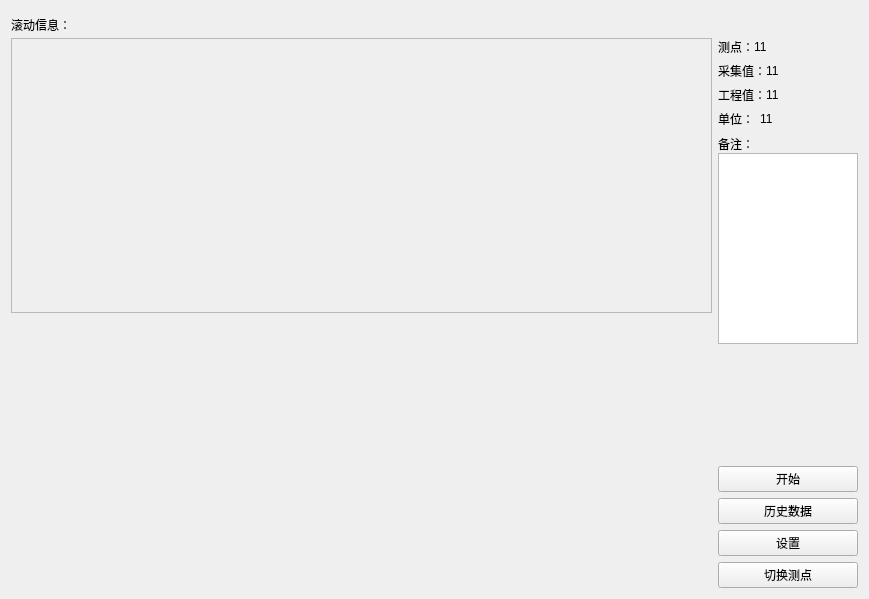
<?xml version="1.0" encoding="UTF-8"?>
<ui version="4.0">
 <class>MainWindow</class>
 <widget class="QMainWindow" name="MainWindow">
  <property name="geometry">
   <rect>
    <x>0</x>
    <y>0</y>
    <width>869</width>
    <height>599</height>
   </rect>
  </property>
  <property name="windowTitle">
   <string>MainWindow</string>
  </property>
  <property name="layoutDirection">
   <enum>Qt::LeftToRight</enum>
  </property>
  <widget class="QWidget" name="centralWidget">
   <layout class="QGridLayout" name="gridLayout">
    <item row="0" column="0">
     <layout class="QVBoxLayout" name="verticalLayout_6" stretch="1,20">
      <property name="spacing">
       <number>0</number>
      </property>
      <item>
       <layout class="QHBoxLayout" name="horizontalLayout_5" stretch="11">
        <property name="spacing">
         <number>0</number>
        </property>
        <item>
         <widget class="QLabel" name="rollingLabel">
          <property name="text">
           <string>滚动信息：</string>
          </property>
         </widget>
        </item>
       </layout>
      </item>
      <item>
       <layout class="QHBoxLayout" name="horizontalLayout_6" stretch="5,1">
        <item>
         <layout class="QVBoxLayout" name="verticalLayout" stretch="1,1">
          <property name="spacing">
           <number>0</number>
          </property>
          <item>
           <widget class="CircleData" name="circleData">
            <property name="frameShape">
             <enum>QFrame::StyledPanel</enum>
            </property>
            <property name="frameShadow">
             <enum>QFrame::Raised</enum>
            </property>
            <zorder>lineChart</zorder>
           </widget>
          </item>
          <item>
           <widget class="LineChart" name="lineChart" native="true">
            <zorder>circleData</zorder>
           </widget>
          </item>
         </layout>
        </item>
        <item>
         <layout class="QVBoxLayout" name="verticalLayout_5">
          <item>
           <layout class="QVBoxLayout" name="verticalLayout_4">
            <property name="spacing">
             <number>6</number>
            </property>
            <item>
             <layout class="QHBoxLayout" name="horizontalLayout" stretch="1,5">
              <property name="spacing">
               <number>0</number>
              </property>
              <item>
               <widget class="QLabel" name="currentTestPoint">
                <property name="text">
                 <string>测点：</string>
                </property>
               </widget>
              </item>
              <item>
               <widget class="QLabel" name="label_2">
                <property name="text">
                 <string>11</string>
                </property>
               </widget>
              </item>
             </layout>
            </item>
            <item>
             <layout class="QHBoxLayout" name="horizontalLayout_2" stretch="1,6">
              <property name="spacing">
               <number>0</number>
              </property>
              <item>
               <widget class="QLabel" name="label_4">
                <property name="text">
                 <string>采集值：</string>
                </property>
               </widget>
              </item>
              <item>
               <widget class="QLabel" name="currentCollection">
                <property name="text">
                 <string>11</string>
                </property>
               </widget>
              </item>
             </layout>
            </item>
            <item>
             <layout class="QHBoxLayout" name="horizontalLayout_3" stretch="1,6">
              <property name="spacing">
               <number>0</number>
              </property>
              <item>
               <widget class="QLabel" name="label_5">
                <property name="text">
                 <string>工程值：</string>
                </property>
               </widget>
              </item>
              <item>
               <widget class="QLabel" name="currentEngineer">
                <property name="text">
                 <string>11</string>
                </property>
               </widget>
              </item>
             </layout>
            </item>
            <item>
             <layout class="QHBoxLayout" name="horizontalLayout_4" stretch="1,6">
              <item>
               <widget class="QLabel" name="label_6">
                <property name="text">
                 <string>单位：</string>
                </property>
               </widget>
              </item>
              <item>
               <widget class="QLabel" name="currentUint">
                <property name="text">
                 <string>11</string>
                </property>
               </widget>
              </item>
             </layout>
            </item>
            <item>
             <layout class="QVBoxLayout" name="verticalLayout_3" stretch="1,10">
              <property name="spacing">
               <number>0</number>
              </property>
              <item>
               <widget class="QLabel" name="label_7">
                <property name="text">
                 <string>备注：</string>
                </property>
               </widget>
              </item>
              <item>
               <widget class="QTextEdit" name="currentNote"/>
              </item>
             </layout>
            </item>
           </layout>
          </item>
          <item>
           <spacer name="verticalSpacer">
            <property name="orientation">
             <enum>Qt::Vertical</enum>
            </property>
            <property name="sizeHint" stdset="0">
             <size>
              <width>20</width>
              <height>40</height>
             </size>
            </property>
           </spacer>
          </item>
          <item>
           <layout class="QVBoxLayout" name="verticalLayout_2">
            <item>
             <widget class="QPushButton" name="startButton">
              <property name="text">
               <string>开始</string>
              </property>
             </widget>
            </item>
            <item>
             <widget class="QPushButton" name="saveButton">
              <property name="text">
               <string>历史数据</string>
              </property>
             </widget>
            </item>
            <item>
             <widget class="QPushButton" name="settingButton">
              <property name="text">
               <string>设置</string>
              </property>
             </widget>
            </item>
            <item>
             <widget class="QPushButton" name="switchButton">
              <property name="text">
               <string>切换测点</string>
              </property>
             </widget>
            </item>
           </layout>
          </item>
         </layout>
        </item>
       </layout>
      </item>
     </layout>
    </item>
   </layout>
  </widget>
 </widget>
 <layoutdefault spacing="6" margin="11"/>
 <customwidgets>
  <customwidget>
   <class>CircleData</class>
   <extends>QFrame</extends>
   <header>circledata.h</header>
   <container>1</container>
  </customwidget>
  <customwidget>
   <class>LineChart</class>
   <extends>QWidget</extends>
   <header location="global">linechart.h</header>
   <container>1</container>
  </customwidget>
 </customwidgets>
 <resources/>
 <connections/>
</ui>
